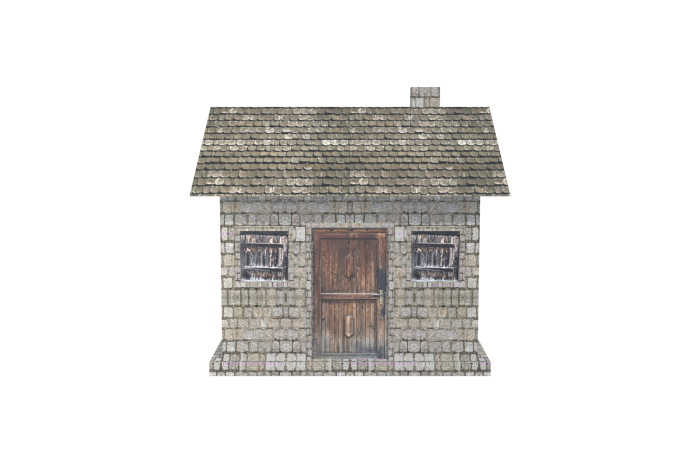
#> input picture scripts/raw_downloads/b_house_front_raw.png, 1400 x 900 px (shown at 1/2 size)
$ python -i process_generated_assets.py   (imports and definitions only)
#> lines starting #> are read from the running program, lines starting #| are printed output that depends on the picture
#!/usr/bin/env python3
"""Turn the AI-generated gate and dirt-road textures into the client's sprites.

Usage:
    python scripts/process_generated_assets.py \\
        --gate /path/to/cong.png \\
        --road /path/to/duong.png \\
        --out apps/client/public/assets

    python scripts/process_generated_assets.py --check   # CI gate, no sources

Both PNGs are project-original art, not third-party downloads: they are not in
`scripts/assets/manifest.json` and therefore not in `assets.lock.json`, because
there is no upstream URL or license to pin. `--check` is what keeps them honest:
it re-measures the shipped files instead of comparing a hash, so the art can be
regenerated without rewriting a lock.

Gate (`buildings/portal.png`):
    alpha bbox -> resize to height 356 (premultiplied LANCZOS) -> paste into a
    320x360 canvas, bottom row on the last row and centred horizontally -> spread
    the edge colour into the transparent pixels so bilinear sampling cannot pull
    the black padding into the silhouette. The art keeps its own brightness; no
    tint, shadow or glow is added.

Roads (`terrain/road_stamp{,_1,_2,_3}.png`):
    four 480x240 windows -> 120x60 -> per-crop luminance gain to 150 -> soft
    elliptical alpha. The crops are pure ground texture: a stamp overlaps its
    neighbours by roughly 80%, so any rock or footprint in the source would
    repeat across the whole road.

Requires Pillow and numpy. numpy is only used for the resampling maths and the
alpha measurements; the shipped images stay plain PNGs.
"""

from __future__ import annotations

import argparse
import hashlib
import sys
from pathlib import Path

import numpy as np
from PIL import Image

ROOT = Path(__file__).resolve().parents[1]
DEFAULT_OUT = ROOT / "apps" / "client" / "public" / "assets"

GATE_REL = Path("buildings") / "portal.png"
GATE_CANVAS = (320, 360)
GATE_ART_HEIGHT = 356
GATE_LUM_RANGE = (80.0, 92.0)
# Measured on the shipped gate: the doorway is a clear rectangle about 66x186
# inside the 320x360 canvas. The threshold leaves a margin for LANCZOS erosion
# while still failing if the arch is blocked or filled.
GATE_DOORWAY_MIN = (60, 170)  # width, height
GATE_BOTTOM_FOOT_MAX = 64  # opaque pixels allowed on the last row
GATE_MAIN_COMPONENT_SHARE = 0.995
# LANCZOS rings around hard alpha edges; the residue is a 1-4/255 haze that reads
# as dust at 4x zoom. Drop it, and blobs too small to be part of the silhouette.
GATE_MIN_ALPHA = 8
GATE_MIN_BLOB = 4

ROAD_NAMES = (
    "road_stamp.png",
    "road_stamp_1.png",
    "road_stamp_2.png",
    "road_stamp_3.png",
)
ROAD_SIZE = (120, 60)
ROAD_MEAN = 150.0
ROAD_MEAN_TOL = 3.0
ROAD_MIN_CONTRAST = 60.0  # p95 - p5
ROAD_MIN_P5 = 70.0  # rejected by shifting the window, never by stretching
ROAD_FEATHER = 0.12
ROAD_SHIFT = 120
ROAD_MAX_SHIFTS = 3
# 2:1 windows measured on the source; the road pass below shifts a window right
# when its shadows push p5 under ROAD_MIN_P5.
ROAD_BOXES = (
    (120, 300, 600, 540),
    (1100, 200, 1580, 440),
    (1700, 700, 2180, 940),
    (600, 1000, 1080, 1240),
)

LUM_WEIGHTS = (0.299, 0.587, 0.114)


def luminance(rgb: np.ndarray) -> np.ndarray:
    """ITU-R 601 luminance, the same weighting `PIL.Image.convert('L')` uses."""
    return (
        rgb[..., 0] * LUM_WEIGHTS[0]
        + rgb[..., 1] * LUM_WEIGHTS[1]
        + rgb[..., 2] * LUM_WEIGHTS[2]
    )


def sha256(path: Path) -> str:
    return hashlib.sha256(path.read_bytes()).hexdigest()


def load_rgba(path: Path) -> np.ndarray:
    return np.asarray(Image.open(path).convert("RGBA"), dtype=np.uint8)


# [247 lines left out: functions resize_premultiplied, alpha_bbox, label_alpha, main_component_share, clean_alpha, bleed_rgb and 7 more, not called in this run]


def road_alpha() -> np.ndarray:
    """Soft ellipse covering the canvas; corners end at alpha 0."""
    width, height = ROAD_SIZE
    xs, ys = np.meshgrid(np.arange(width) + 0.5, np.arange(height) + 0.5)
    distance = np.abs(xs - width / 2) / (width / 2) + np.abs(ys - height / 2) / (
        height / 2
    )
    return np.clip((1.0 - distance) / ROAD_FEATHER, 0.0, 1.0)


def pick_road_box(rgb: np.ndarray, box: tuple[int, int, int, int]) -> tuple[int, int, int, int]:
    """Shift the window right until its shadows no longer crush p5.

    Contrast is never stretched to hit ROAD_MIN_P5: a dark pebble field would
    turn into noise. `ROAD_MAX_SHIFTS` bounds the search so a texture with no
    clean window still produces a crop (the best of the tried ones).
    """
    source_height, source_width = rgb.shape[:2]
    best = None
    for shift in range(ROAD_MAX_SHIFTS + 1):
        candidate = (box[0] + shift * ROAD_SHIFT, box[1], box[2] + shift * ROAD_SHIFT, box[3])
        if candidate[2] > source_width or candidate[3] > source_height:
            break
        crop = rgb[candidate[1] : candidate[3], candidate[0] : candidate[2]]
        small = np.asarray(
            Image.fromarray(crop).resize(ROAD_SIZE, Image.LANCZOS), dtype=np.float64
        )
        p5 = float(np.percentile(luminance(small), 5))
        if best is None or p5 > best[1]:
            best = (candidate, p5)
        if p5 >= ROAD_MIN_P5:
            return candidate
    if best is None:
        raise SystemExit(f"source is smaller than the {ROAD_BOXES[0]} window")
    return best[0]


def build_road(source: Path, out_root: Path) -> list[dict]:
#> called with source = 'raw_downloads/b_house_front_raw.png', out_root = 'out.png'
    rgb = np.asarray(Image.open(source).convert("RGB"), dtype=np.uint8)
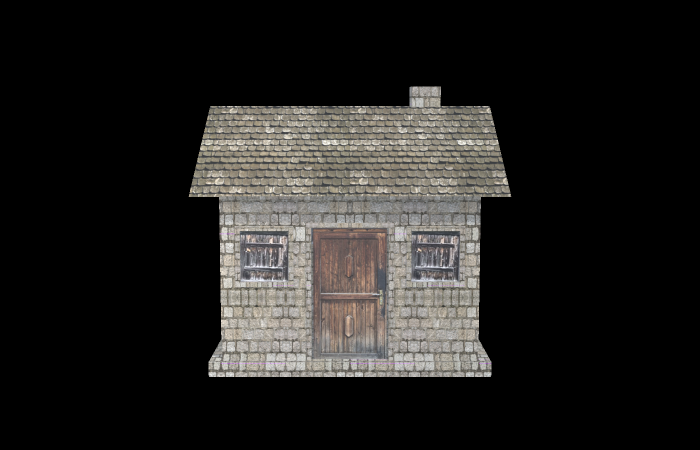
#> rgb: shape (900, 1400, 3) (shown at 1/2 size); mean R, G, B 34, 32.7, 30.9
    alpha = road_alpha()
    results = []
    for name, box in zip(ROAD_NAMES, ROAD_BOXES, strict=True):
        x0, y0, x1, y1 = pick_road_box(rgb, box)
        crop = rgb[y0:y1, x0:x1]
        small = np.asarray(
            Image.fromarray(crop).resize(ROAD_SIZE, Image.LANCZOS), dtype=np.float64
        )
        gain = ROAD_MEAN / max(float(luminance(small).mean()), 1e-6)
        small = np.clip(small * gain, 0.0, 255.0)

        rgba = np.zeros((ROAD_SIZE[1], ROAD_SIZE[0], 4), dtype=np.uint8)
        rgba[..., :3] = np.rint(small).astype(np.uint8)
        rgba[..., 3] = np.rint(alpha * 255.0).astype(np.uint8)

        target = out_root / "terrain" / name
        target.parent.mkdir(parents=True, exist_ok=True)
        Image.fromarray(rgba, mode="RGBA").save(target, "PNG", optimize=True)
        results.append(
            {
                "name": name,
                "metrics": measure_road(rgba),
                "digest": sha256(target),
                "box": (x0, y0, x1, y1),
                "gain": gain,
            }
        )
#> this loop made 1 pass
#> (x0, y0, x1, y1, gain) on pass 1: (480, 300, 960, 540, 1.17)
#> pass 1, in build_road, `crop = rgb[y0:y1, x0:x1]`:
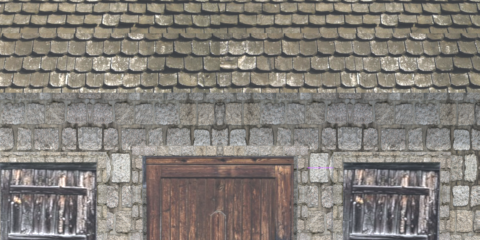
#> crop: shape (240, 480, 3); mean R, G, B 132.8, 127.6, 121.5
#> pass 1, in build_road, `small = np.asarray( Image.fromarray(crop).resize(ROAD_SIZE, Image.LANC..`:
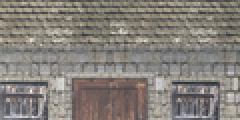
#> small: shape (60, 120, 3) float64 (shown 2 times larger); mean R, G, B 132.7, 127.5, 121.5
#> pass 1, in build_road, `small = np.clip(small * gain, 0.0, 255.0)`:
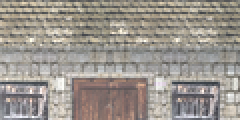
#> small: shape (60, 120, 3) float64 (shown 2 times larger); mean R, G, B 155.1, 149, 141.9
#> after the loop:
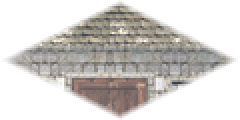
#> rgba: shape (60, 120, 4) (shown 2 times larger); mean R, G, B, A 155.1, 149, 141.9, 112.8; transparent parts drawn white
#> after the loop, results = []
    return results


# [108 lines left out: functions check, main, not called in this run]


# [2 lines not run here, left out]

#> (the run stopped early here; a loop or call above may not have finished)

$ run again, on scripts/raw_downloads/b_lumber_camp_raw1024.png
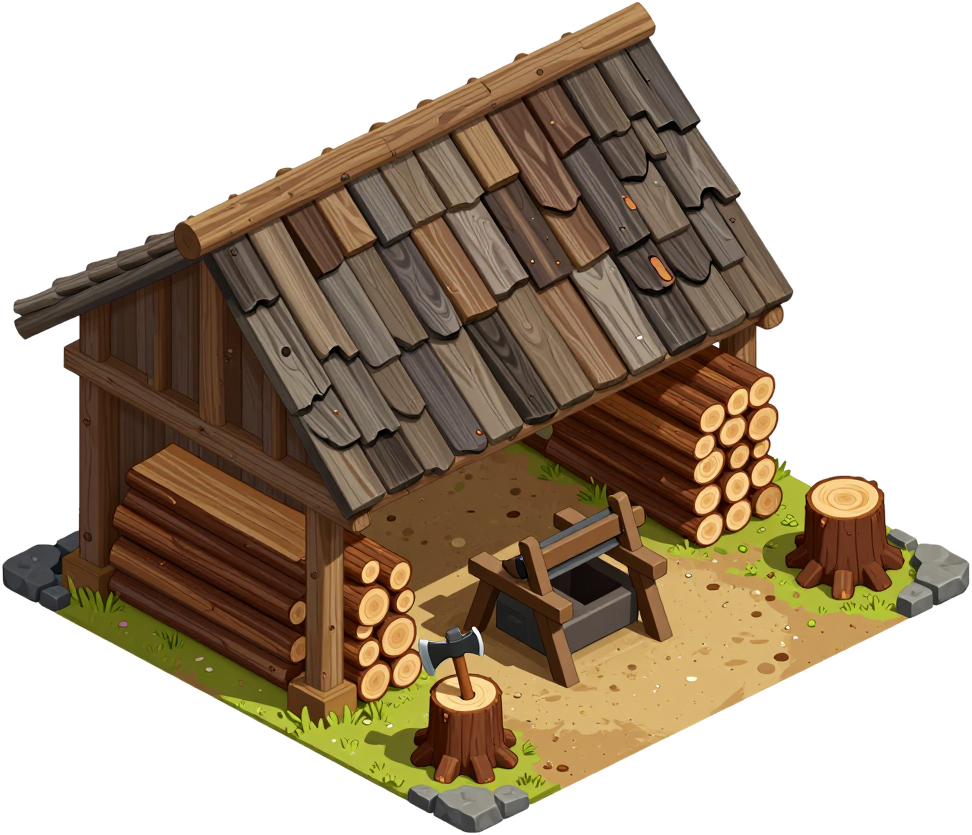
#> input picture scripts/raw_downloads/b_lumber_camp_raw1024.png, 972 x 835 px
#> in build_road, `rgb = np.asarray(Image.open(source).convert("RGB"), dtype=np.uint8)`:
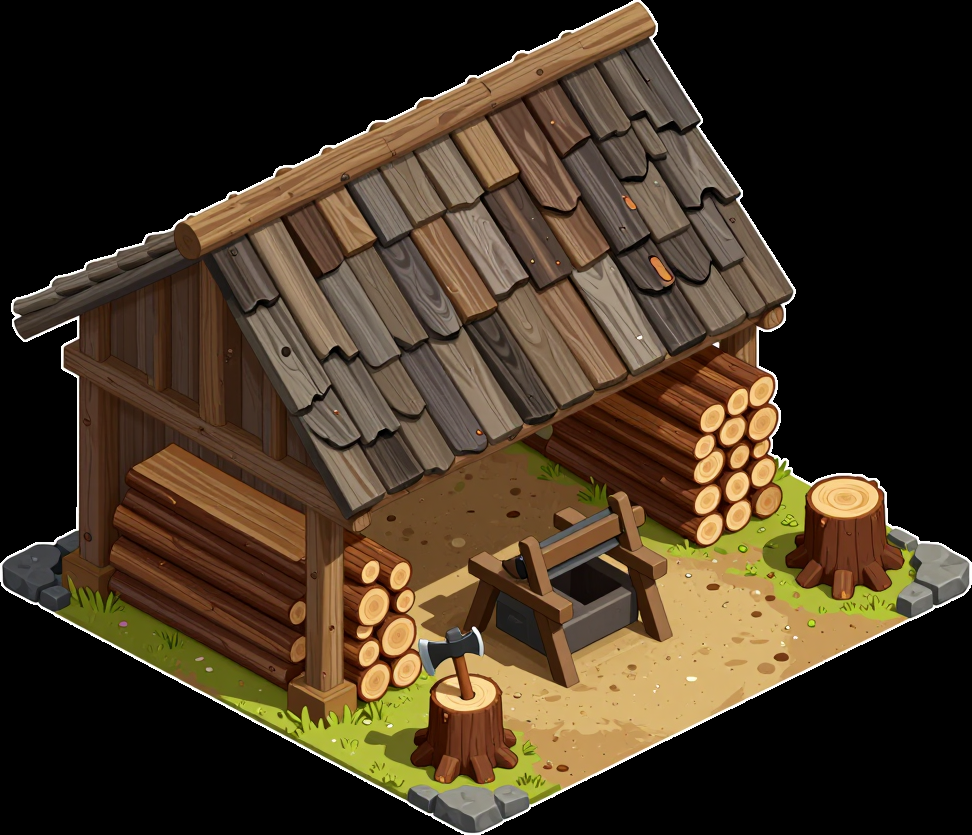
#> rgb: shape (835, 972, 3); mean R, G, B 67.2, 52.6, 34.9
#> the loop in build_road, `for name, box in zip(ROAD_NAMES, ROAD_BOXES, strict=True):` made 1 pass
#> (x0, y0, x1, y1, gain) on pass 1: (120, 300, 600, 540, 1.98)
#> after the loop in build_road, `for name, box in zip(ROAD_NAMES, ROAD_BOXES, strict=True):`:
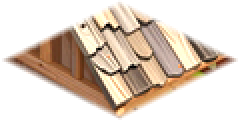
#> rgba: shape (60, 120, 4) (shown 2 times larger); mean R, G, B, A 182.1, 140, 101.3, 112.8; transparent parts drawn white
#> after the loop in build_road, `for name, box in zip(ROAD_NAMES, ROAD_BOXES, strict=True):`: results = []

$ run again, on scripts/raw_downloads/b_mill_raw1024.png
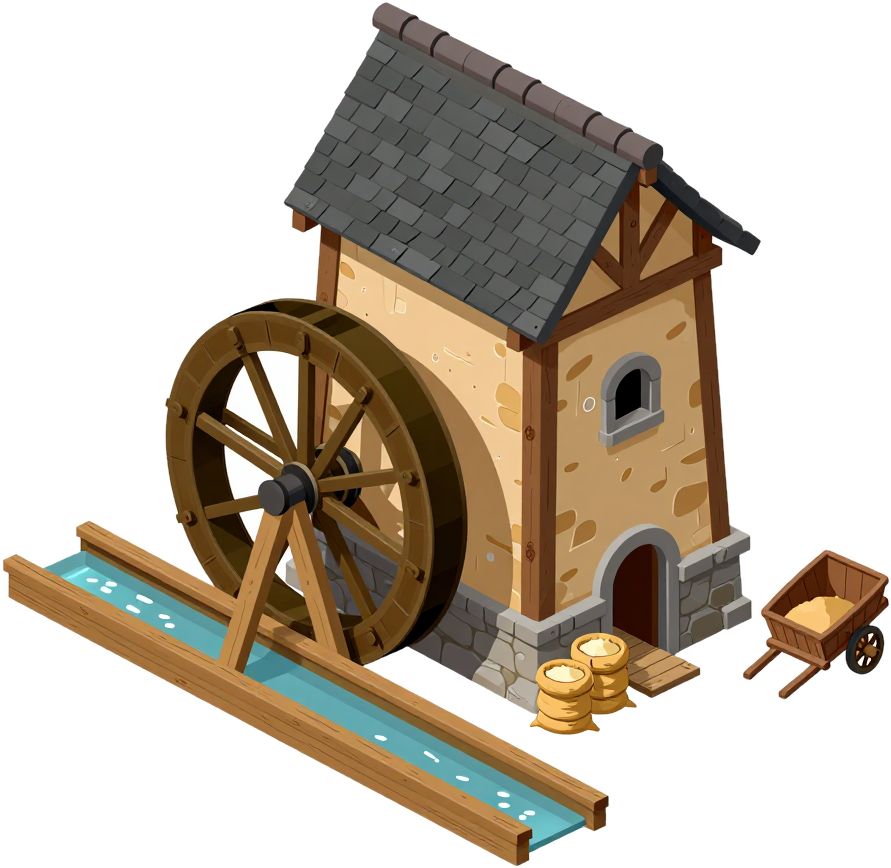
#> input picture scripts/raw_downloads/b_mill_raw1024.png, 891 x 868 px
#> in build_road, `rgb = np.asarray(Image.open(source).convert("RGB"), dtype=np.uint8)`:
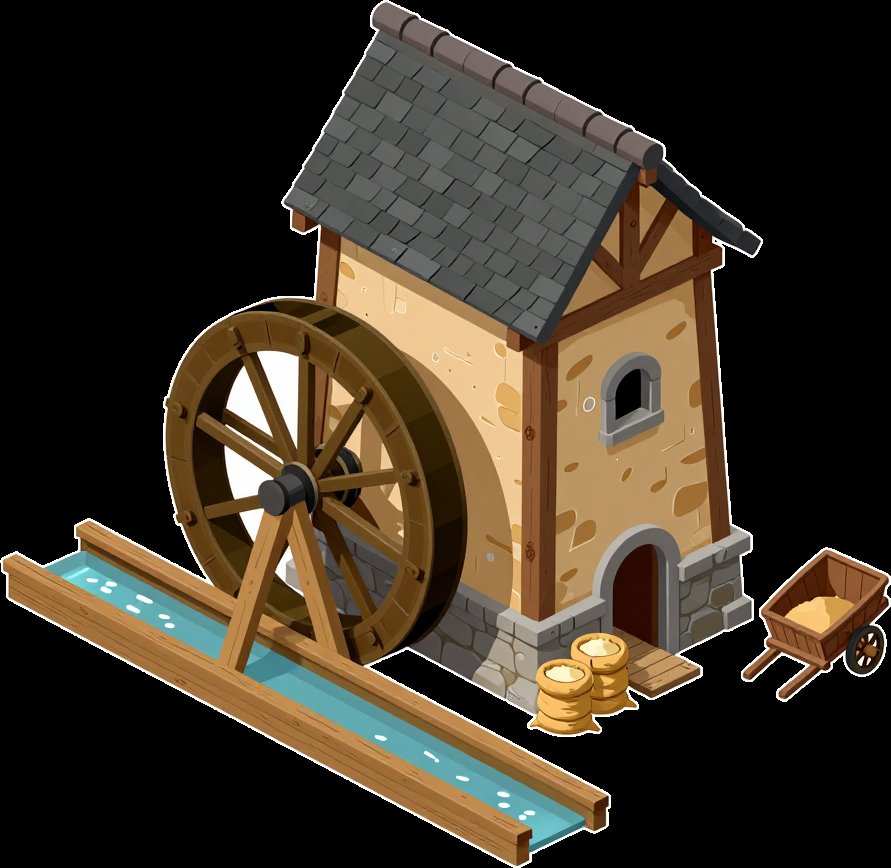
#> rgb: shape (868, 891, 3); mean R, G, B 61.5, 51.5, 38.1
#> the loop in build_road, `for name, box in zip(ROAD_NAMES, ROAD_BOXES, strict=True):` made 1 pass
#> (x0, y0, x1, y1, gain) on pass 1: (240, 300, 720, 540, 1.27)
#> after the loop in build_road, `for name, box in zip(ROAD_NAMES, ROAD_BOXES, strict=True):`:
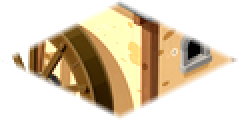
#> rgba: shape (60, 120, 4) (shown 2 times larger); mean R, G, B, A 175.3, 141.1, 93.3, 112.8; transparent parts drawn white
#> after the loop in build_road, `for name, box in zip(ROAD_NAMES, ROAD_BOXES, strict=True):`: results = []

$ run again, on scripts/raw_downloads/b_mining_camp_raw1024.png
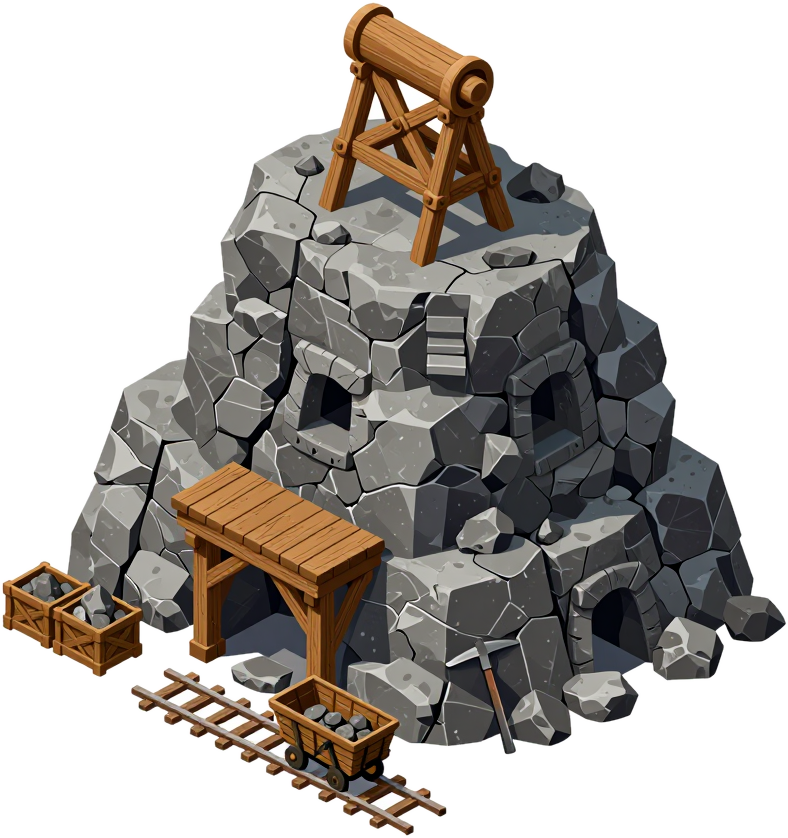
#> input picture scripts/raw_downloads/b_mining_camp_raw1024.png, 788 x 838 px
#> in build_road, `rgb = np.asarray(Image.open(source).convert("RGB"), dtype=np.uint8)`:
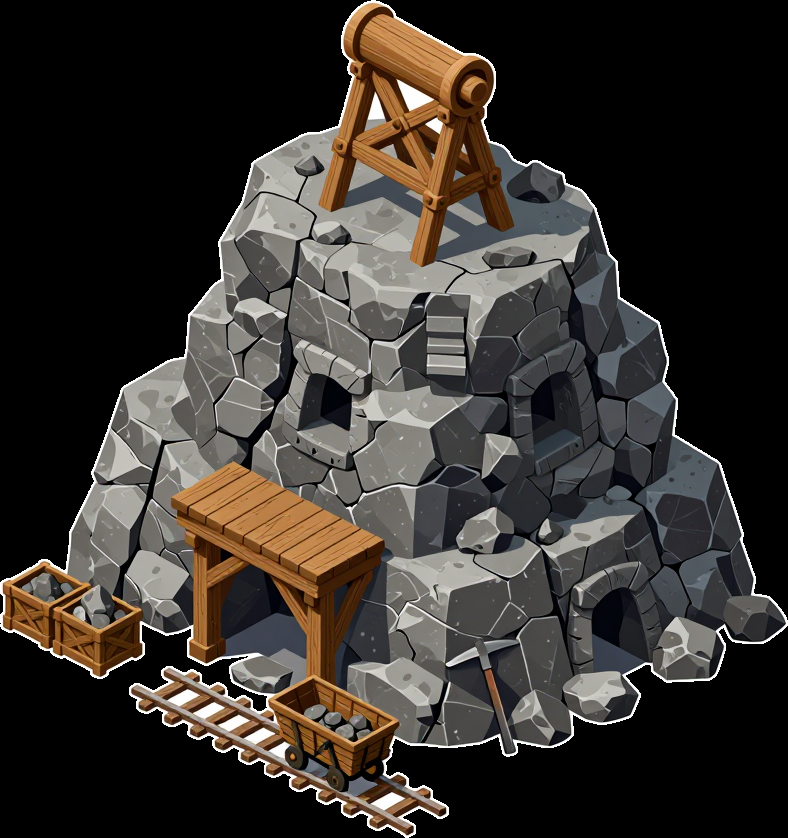
#> rgb: shape (838, 788, 3); mean R, G, B 55.5, 50.6, 46
#> the loop in build_road, `for name, box in zip(ROAD_NAMES, ROAD_BOXES, strict=True):` made 1 pass
#> (x0, y0, x1, y1, gain) on pass 1: (120, 300, 600, 540, 1.61)
#> after the loop in build_road, `for name, box in zip(ROAD_NAMES, ROAD_BOXES, strict=True):`:
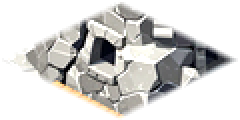
#> rgba: shape (60, 120, 4) (shown 2 times larger); mean R, G, B, A 150.8, 146, 137.9, 112.8; transparent parts drawn white
#> after the loop in build_road, `for name, box in zip(ROAD_NAMES, ROAD_BOXES, strict=True):`: results = []
